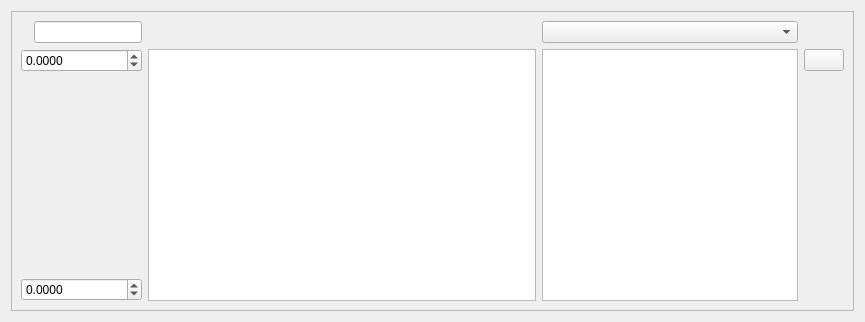
<?xml version="1.0" encoding="UTF-8"?>
<ui version="4.0">
 <class>StatVisWidget</class>
 <widget class="QWidget" name="StatVisWidget">
  <property name="geometry">
   <rect>
    <x>0</x>
    <y>0</y>
    <width>865</width>
    <height>322</height>
   </rect>
  </property>
  <property name="windowTitle">
   <string>Stat History</string>
  </property>
  <layout class="QHBoxLayout" name="horizontalLayout">
   <item>
    <widget class="QFrame" name="StatVisWidgetFrame">
     <property name="frameShape">
      <enum>QFrame::StyledPanel</enum>
     </property>
     <property name="frameShadow">
      <enum>QFrame::Plain</enum>
     </property>
     <layout class="QHBoxLayout" name="horizontalLayout_6">
      <item>
       <spacer name="verticalSpacer_3">
        <property name="orientation">
         <enum>Qt::Vertical</enum>
        </property>
        <property name="sizeHint" stdset="0">
         <size>
          <width>0</width>
          <height>0</height>
         </size>
        </property>
       </spacer>
      </item>
      <item>
       <layout class="QGridLayout" name="gridLayout">
        <item row="1" column="1">
         <widget class="QGraphicsView" name="StatHistoryView"/>
        </item>
        <item row="0" column="1">
         <layout class="QHBoxLayout" name="horizontalLayout_2">
          <item>
           <spacer name="horizontalSpacer">
            <property name="orientation">
             <enum>Qt::Horizontal</enum>
            </property>
            <property name="sizeHint" stdset="0">
             <size>
              <width>40</width>
              <height>20</height>
             </size>
            </property>
           </spacer>
          </item>
         </layout>
        </item>
        <item row="1" column="2">
         <widget class="QListWidget" name="ListStats">
          <property name="sizePolicy">
           <sizepolicy hsizetype="Maximum" vsizetype="Expanding">
            <horstretch>0</horstretch>
            <verstretch>0</verstretch>
           </sizepolicy>
          </property>
          <property name="minimumSize">
           <size>
            <width>100</width>
            <height>0</height>
           </size>
          </property>
          <property name="maximumSize">
           <size>
            <width>16777215</width>
            <height>16777215</height>
           </size>
          </property>
         </widget>
        </item>
        <item row="0" column="2">
         <widget class="QComboBox" name="ComboTimeframe"/>
        </item>
        <item row="1" column="0">
         <layout class="QVBoxLayout" name="verticalLayout_2">
          <item>
           <layout class="QHBoxLayout" name="horizontalLayout_3">
            <item>
             <widget class="QDoubleSpinBox" name="SpinMax">
              <property name="decimals">
               <number>4</number>
              </property>
              <property name="minimum">
               <double>-1000000.000000000000000</double>
              </property>
              <property name="maximum">
               <double>1000000.000000000000000</double>
              </property>
             </widget>
            </item>
           </layout>
          </item>
          <item>
           <spacer name="verticalSpacer_2">
            <property name="orientation">
             <enum>Qt::Vertical</enum>
            </property>
            <property name="sizeHint" stdset="0">
             <size>
              <width>17</width>
              <height>88</height>
             </size>
            </property>
           </spacer>
          </item>
          <item>
           <layout class="QHBoxLayout" name="horizontalLayout_4">
            <item>
             <widget class="QDoubleSpinBox" name="SpinMin">
              <property name="decimals">
               <number>4</number>
              </property>
              <property name="minimum">
               <double>-1000000.000000000000000</double>
              </property>
              <property name="maximum">
               <double>1000000.000000000000000</double>
              </property>
             </widget>
            </item>
           </layout>
          </item>
         </layout>
        </item>
        <item row="0" column="0">
         <layout class="QHBoxLayout" name="horizontalLayout_5">
          <item>
           <widget class="QLabel" name="label">
            <property name="text">
             <string/>
            </property>
            <property name="pixmap">
             <pixmap resource="resources.qrc">:/Icons/Icons/StatHistory.png</pixmap>
            </property>
           </widget>
          </item>
          <item>
           <widget class="QLineEdit" name="LineName">
            <property name="sizePolicy">
             <sizepolicy hsizetype="Maximum" vsizetype="Fixed">
              <horstretch>0</horstretch>
              <verstretch>0</verstretch>
             </sizepolicy>
            </property>
           </widget>
          </item>
         </layout>
        </item>
        <item row="1" column="3">
         <layout class="QVBoxLayout" name="verticalLayout">
          <item>
           <widget class="QPushButton" name="ButtonRemove">
            <property name="toolTip">
             <string>Remove the selected Stat variable.</string>
            </property>
            <property name="text">
             <string/>
            </property>
            <property name="icon">
             <iconset resource="resources.qrc">
              <normaloff>:/Icons/Icons/ClearList.png</normaloff>:/Icons/Icons/ClearList.png</iconset>
            </property>
           </widget>
          </item>
          <item>
           <spacer name="verticalSpacer">
            <property name="orientation">
             <enum>Qt::Vertical</enum>
            </property>
            <property name="sizeHint" stdset="0">
             <size>
              <width>20</width>
              <height>40</height>
             </size>
            </property>
           </spacer>
          </item>
         </layout>
        </item>
       </layout>
      </item>
     </layout>
    </widget>
   </item>
  </layout>
 </widget>
 <resources>
  <include location="resources.qrc"/>
 </resources>
 <connections/>
</ui>
